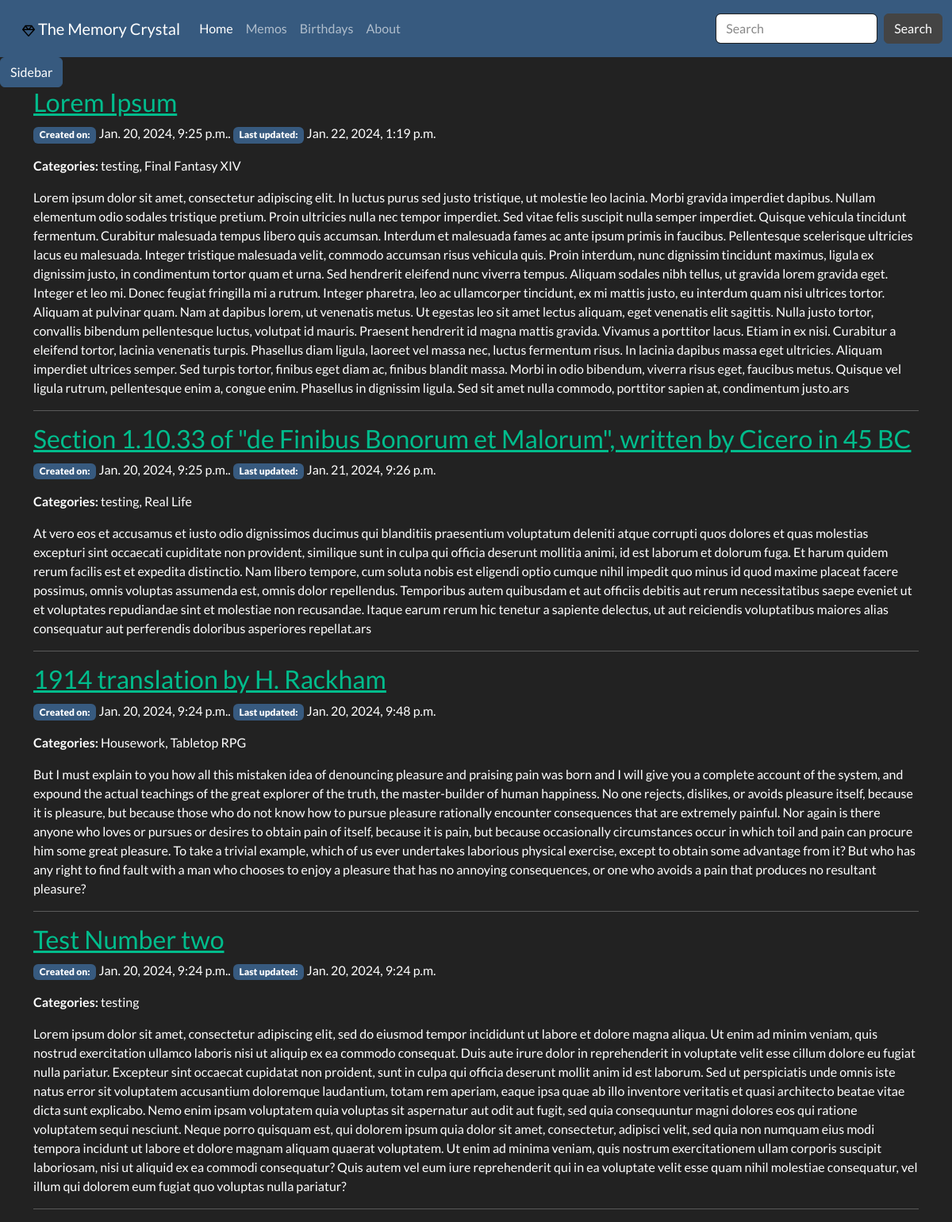
The page /notes/memo/all on the database as committed earlier.
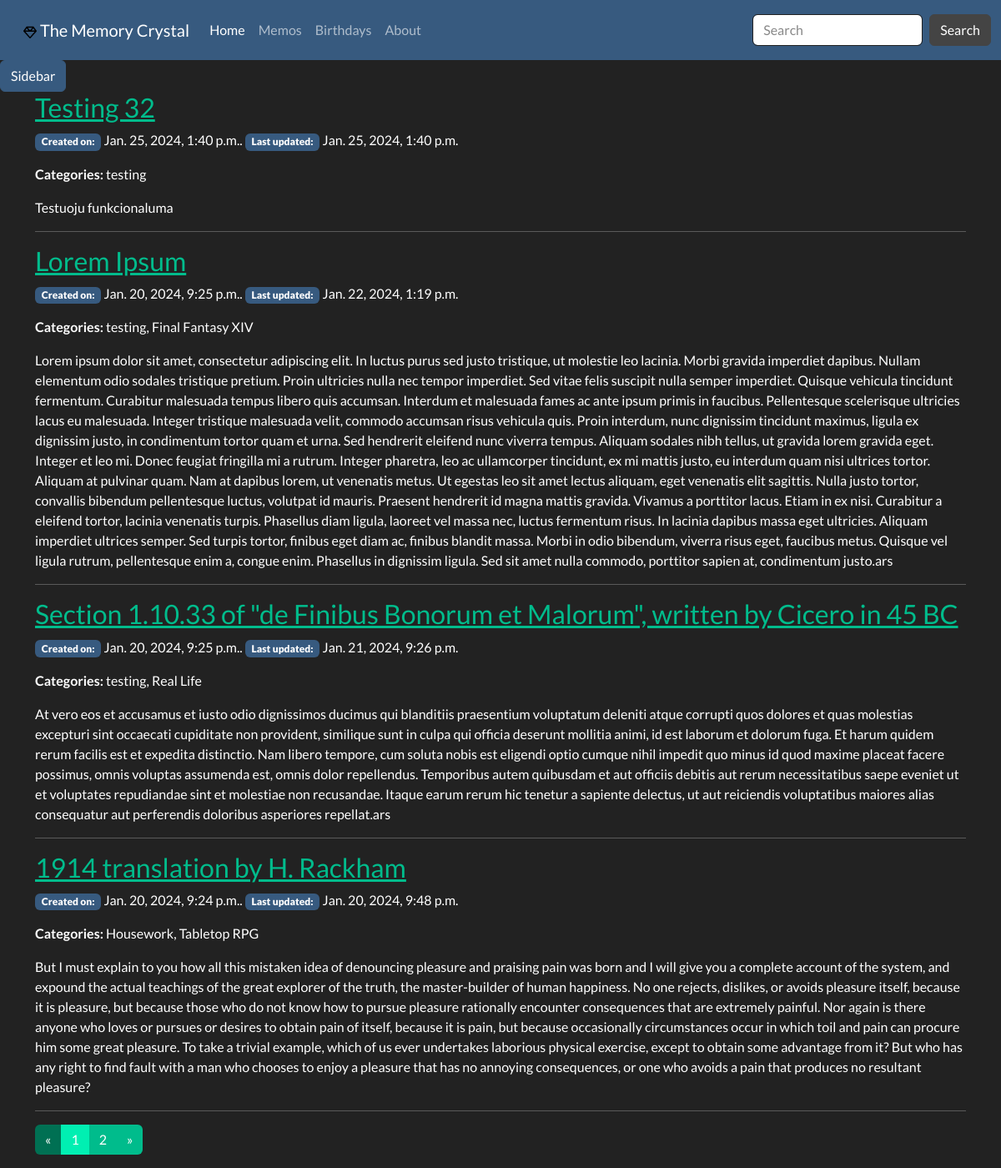
The same page on the database as committed later.
### memory_crystal/models.py (models this page shows, shortened)
class Memo(models.Model):
    pub_date = models.DateTimeField(auto_now_add=True, verbose_name='Date created')
    last_modified = models.DateTimeField(auto_now=True, verbose_name='Last modified')
    slug = models.SlugField(max_length=20, unique=True, blank=True, null=True)
    title = models.CharField(max_length=100, unique=True)
    content = HTMLField()
    category = models.ManyToManyField('Category', related_name='memos', help_text='Memo categories', blank=True)
    class Meta:
        ordering = ['last_modified', 'pub_date']
    @property
    def all_categories(self) -> str:
        return ', '.join(cat.name for cat in self.category.all())

class Category(models.Model):
    name = models.CharField(max_length=200, unique=True)
    memo = models.ManyToManyField(Memo, related_name='categories', blank=True)
    def __str__(self) -> str:
        return f'{self.name.title()}'
    class Meta:
        verbose_name_plural = 'Categories'

### memory_crystal/views.py (the view)
# urls.py: path('memo/all', views.MemoList.as_view(), name='memos-all'),
class MemoList(generic.ListView):
    model = Memo
    template_name = 'memo_list.html'
    paginate_by = 4
    queryset = Memo.objects.all().order_by('-pub_date')

### memory_crystal/templatetags/memo_extras.py (called while the page is built)
@register.inclusion_tag('memory_crystal/offcanvas.html')
def render_offcanvas():
    all_categories = Category.objects.all()
    return {'all_categories': all_categories}

@register.inclusion_tag('memory_crystal/pagination.html')
def paginate(paginated_obj):
    return {'page_obj': paginated_obj}

### memory_crystal/templates/memory_crystal/memo_list.html
{% extends 'memory_crystal/base.html' %}
{% block content %}
<div class="container">
  <div class="row">
    <div class="col-12">
      {% for memo in memo_list %}
        {% if memo.title %}
        <h3><a href="{% url 'memo-detail' memo.slug %}">{{ memo.title }}</a></h3>
        {% endif %}
      <p><span class="badge bg-primary"><b>Created on:</b></span> {{ memo.pub_date }}. <span class="badge bg-primary"><b>Last updated:</b></span> {{ memo.last_modified }}</p>
      <p><b>Categories:</b> {{ memo.all_categories }}</p>
      <p>{{ memo.content | safe}}</p>
      <hr>
      {% endfor %}
    </div>
  </div>
  {% load memo_extras %}
  {% paginate page_obj %}
</div>
{% endblock %}

Rows that differ between the two databases and show on the page:
no longer on this page (row unchanged): Memo: title "Test Number two", pub_date "Jan. 20, 2024, 9:24 p.m.", last_modified "Jan. 20, 2024, 9:24 p.m.", all_categories "testing", content "Lorem ipsum dolor sit amet, consectetur adipiscing elit, sed do eiusmod tempor incididunt ut labore et dolore magna aliqua. Ut enim ad minim veniam, quis nostrud exercitation ullamco laboris nisi ut aliquip ex ea commodo consequat. Duis aute irure dolor in reprehenderit in voluptate velit esse cillum dolore eu fugiat nulla pariatur. Excepteur sint occaecat cupidatat non proident, sunt in culpa qui officia deserunt mollit anim id est laborum. Sed ut perspiciatis unde omnis iste natus error sit voluptatem accusantium doloremque laudantium, totam rem aperiam, eaque ipsa quae ab illo inventore veritatis et quasi architecto beatae vitae dicta sunt explicabo. Nemo enim ipsam voluptatem quia…"
added Memo: title "Testing 32", pub_date "Jan. 25, 2024, 1:40 p.m.", last_modified "Jan. 25, 2024, 1:40 p.m.", all_categories "testing", content "Testuoju funkcionaluma"
Other text that changed with them:
new list line: "1"
new list line: "2"
